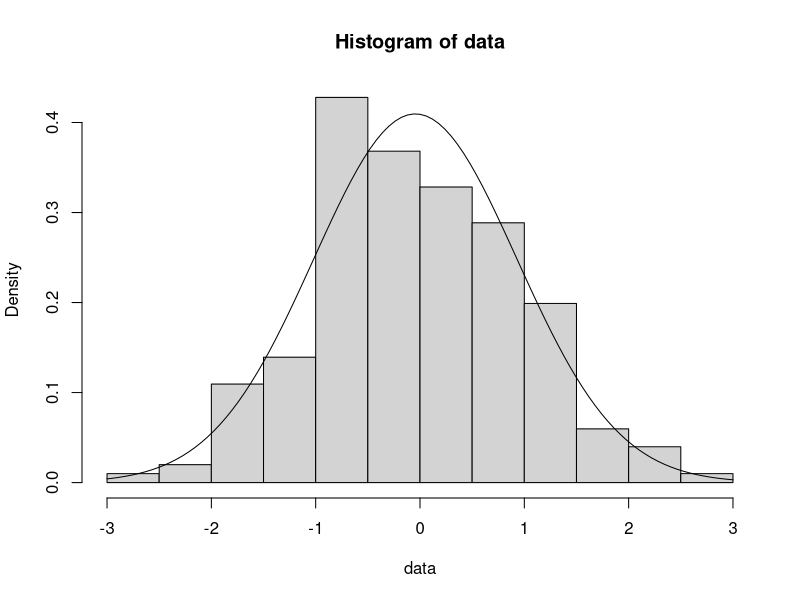

This chart was generated by the following R code: (Note: this script raises an error after producing the figure.)
## ---- chunk 1
knitr::opts_chunk$set(echo = TRUE)
## ---- chunk 2
library(stats4)
library(base)
library(dplyr)
library(tidyverse)
## ---- chunk 3
sampledis=c(201,0,1)

generate_data <- function(parameter){ 
  # Hard coded standard normal distribution
  rnorm(parameter[1],mean=parameter[2],sd=parameter[3]) 
}

estimation.mle <- function(data) {
  mle.mean=mean(data)
  mle.sd=sd(data)
  return(c(length(data),mle.mean,mle.sd))
}
data = sampledis %>% generate_data
mean=mean(data)
sd=sd(data)
estimatedMLE<-data%>%  estimation.mle()
estimatedMLE
hist(data,freq = FALSE)
curve(dnorm(x,mean=mean,sd=sd),add=TRUE)
## ---- chunk 4
boot_ci <- function(parameter1){
  # Hard coded number of draws
  R <- 5000
  
  sampdist <- rep(NA, R)
  for(i in 1:R){
    
    sampdist[i] <- parameter1 %>% generate_data %>% median
  }
  # Hard coded symmetric density interval
  quantile(sampdist, c(0.025, 0.975))
}
capture_median <- function(ci){
  # Hard coded 0 as parameter of interest
  1*(ci[1] < 0 & 0 < ci[2])
}
quantile <- estimatedMLE%>%  boot_ci 
quantile
quantile%>% capture_median
## ---- chunk 5

knitr::include_graphics('1.png')
## ---- chunk 6
M <- 1000 # Make small, we are still testing the code
captures <- rep(NA, M)
for(i in 1:M){
  captures[i] <- 
    sampledis %>% generate_data %>% estimation.mle%>%  boot_ci %>% capture_median
}
capture_prob <- mean(captures)
capture_prob
